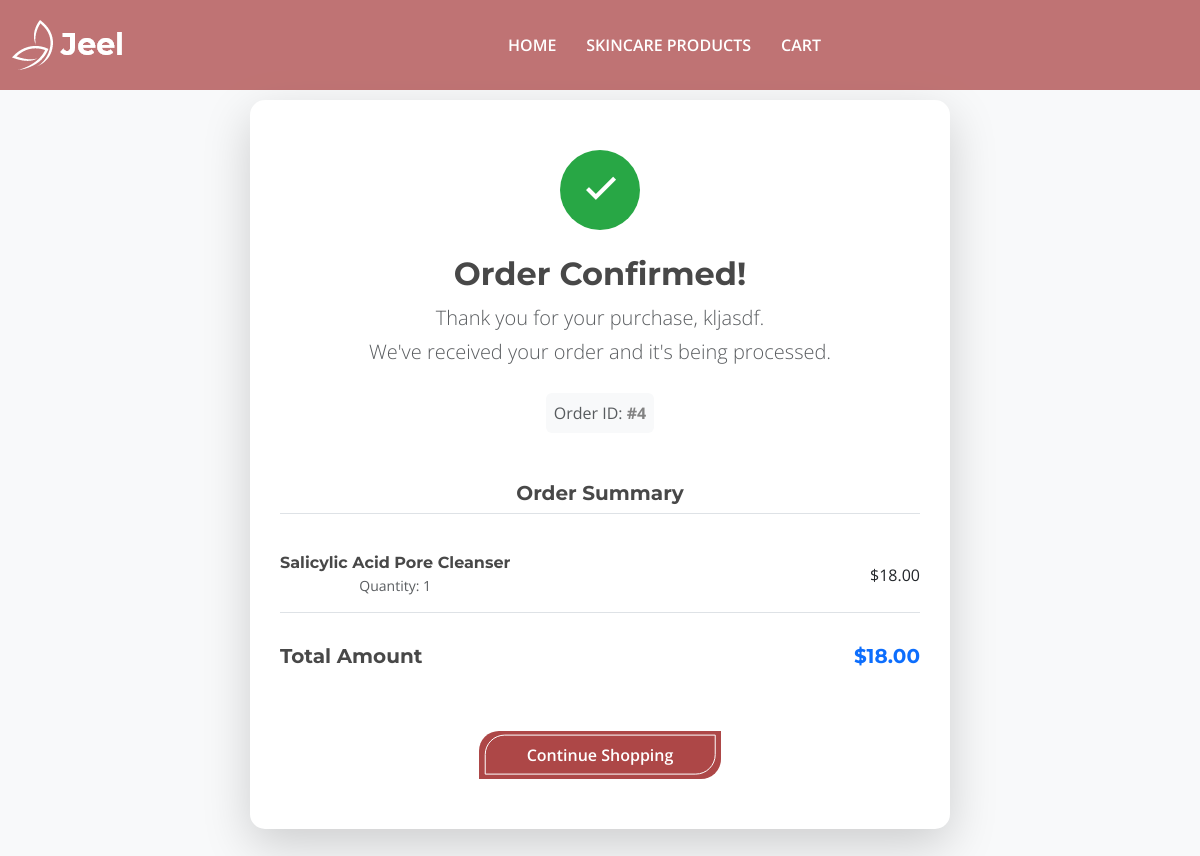
Page /order-success/4/ (signed in) on the committed database.
### app/models.py (models this page shows, shortened)
class Order(models.Model):
    STATUS_CHOICES = (
        ('Pending', 'Pending'),
        ('Paid', 'Paid'),
        ('Shipped', 'Shipped'),
        ('Cancelled', 'Cancelled'),
    )
    user = models.ForeignKey(User, on_delete=models.CASCADE)
    created_at = models.DateTimeField(auto_now_add=True)
    updated_at = models.DateTimeField(auto_now=True)
    status = models.CharField(max_length=20, choices=STATUS_CHOICES, default='Pending')
    total_amount = models.DecimalField(max_digits=10, decimal_places=2)
    full_name = models.CharField(max_length=100)
    email = models.EmailField()
    phone = models.CharField(max_length=20)
    address = models.TextField()
    city = models.CharField(max_length=100)
    zip_code = models.CharField(max_length=20)
    is_paid = models.BooleanField(default=False)

class OrderItem(models.Model):
    order = models.ForeignKey(Order, related_name='items', on_delete=models.CASCADE)
    product = models.ForeignKey(Product, on_delete=models.SET_NULL, null=True)
    price = models.DecimalField(max_digits=10, decimal_places=2) # Snapshot price
    quantity = models.PositiveIntegerField(default=1)
    def get_cost(self):
        return self.price * self.quantity

class Product(models.Model):
    name = models.CharField(max_length=200)
    brand = models.CharField(max_length=100, blank=True)
    price = models.DecimalField(max_digits=10, decimal_places=2)
    image = models.ImageField(upload_to='products/')
    description = models.TextField()
    ingredients = models.ManyToManyField(Ingredient, blank=True)
    skin_type_suitability = models.CharField(max_length=100, help_text="e.g. Oily, Dry, All")
    benefits = models.TextField(help_text="Key benefits of the product")
    created_at = models.DateTimeField(auto_now_add=True)
    qty=models.IntegerField(null=True)

### app/views.py (the view)
# urls.py: path('order-success/<int:order_id>/', views.order_success_view, name='order_success'),
@login_required
def order_success_view(request, order_id):
    try:
        order = Order.objects.get(id=order_id, user=request.user)
    except Order.DoesNotExist:
        return redirect('index')
    return render(request, 'order_success.html', {'order': order})

### app/templates/order_success.html (shortened to what this page needs)
<!DOCTYPE html>
<html lang="zxx">
{% load static %}
<head>
    <link rel="stylesheet" href="{% static 'assets/css/bootstrap.min.css' %}">
    <link rel="stylesheet" href="{% static 'assets/css/meanmenu.css' %}">
    <link rel="stylesheet" href="{% static 'assets/css/boxicons.min.css' %}">
    <link rel="stylesheet" href="{% static 'assets/css/style.css' %}">
    <link rel="stylesheet" href="{% static 'assets/css/responsive.css' %}">
    <link rel="stylesheet" href="{% static 'assets/css/theme-dark.css' %}">
</head>
<body>
    <div class="navbar-area sticky-top">
        <div class="main-nav two four">
            <div class="container-fluid">
                <nav class="navbar navbar-expand-md navbar-light">
                    <a class="navbar-brand" href="{% url 'index' %}">
                        <img src="{% static 'assets/images/logo.png' %}" alt="Logo">
                    </a>
                    <div class="collapse navbar-collapse mean-menu">
                        <ul class="navbar-nav">
                            <li class="nav-item"><a href="{% url 'index' %}" class="nav-link">HOME</a></li>
                            <li class="nav-item"><a href="{% url 'shop' %}" class="nav-link">SKINCARE PRODUCTS</a></li>
                            <li class="nav-item"><a href="{% url 'cart' %}" class="nav-link">CART</a></li>
                        </ul>
                    </div>
                </nav>
            </div>
        </div>
    </div>
    <div class="ptb-100 bg-light min-vh-100">
        <div class="container text-center">
            <div class="success-card shadow-lg">
                <div class="success-icon animate__animated animate__bounceIn">
                    <i class='bx bx-check'></i>
                </div>
                <h2 class="font-weight-bold mb-2">Order Confirmed!</h2>
                <p class="text-muted lead mb-4">Thank you for your purchase, {{ order.full_name }}.<br>We've received your order and it's being processed.</p>
                <div class="order-id-badge bg-light p-2 rounded d-inline-block mb-5">
                    <span class="text-muted">Order ID:</span> <strong>#{{ order.id }}</strong>
                </div>
                <div class="text-left">
                    <h5 class="mb-4 border-bottom pb-2">Order Summary</h5>
                    <ul class="list-group list-group-flush order-summary-list mb-4">
                        {% for item in order.items.all %}
                        <li class="list-group-item d-flex justify-content-between align-items-center">
                            <div>
                                <h6 class="mb-0">{{ item.product.name }}</h6>
                                <small class="text-muted">Quantity: {{ item.quantity }}</small>
                            </div>
                            <span class="font-weight-bold">${{ item.get_cost }}</span>
                        </li>
                        {% endfor %}
                        <li class="list-group-item d-flex justify-content-between mt-3">
                            <h5 class="mb-0">Total Amount</h5>
                            <h5 class="mb-0 text-primary">${{ order.total_amount }}</h5>
                        </li>
                    </ul>
                </div>
                <div class="mt-5">
                    <a href="{% url 'shop' %}" class="common-btn two btn-lg px-5">Continue Shopping</a>
                </div>
            </div>
        </div>
    </div>
</body>
</html>

### app/static/assets/css/meanmenu.css (style rules this page uses)
body { font-family:Oswald,sans-serif;padding:0;margin:0;font-size:15px;background-color:#f1f1f1 }
.main-nav { background:#000;position:absolute;top:0;left:0;padding-top:15px;padding-bottom:15px;width:100%;z-index:999;height:auto }
.navbar-light .navbar-brand,.navbar-light .navbar-brand:hover { color:#fff;font-weight:700;text-transform:uppercase }
.main-nav nav ul { padding:0;margin:0;list-style-type:none }
.main-nav nav .navbar-nav .nav-item { position:relative;padding:15px 0 }
.main-nav nav .navbar-nav .nav-item a { font-weight:500;font-size:16px;text-transform:uppercase;color:#fff;padding:0;margin-left:15px;margin-right:15px }

### app/templates/order_success.html (style rules this page uses)
.success-card { background: #fff; padding: 50px 30px; border-radius: 15px; box-shadow: 0 5px 25px rgba(0,0,0,0.05); max-width: 700px; margin: 0 auto; }
.success-icon { width: 80px; height: 80px; background: #28a745; color: #fff; font-size: 50px; line-height: 80px; border-radius: 50%; margin: 0 auto 25px; display: inline-block; }
.order-summary-list .list-group-item { border-left: none; border-right: none; padding: 15px 0; }

### rows in the picture
Order: full_name "kljasdf", id "4", total_amount "18.00"
OrderItem: product.name "Salicylic Acid Pore Cleanser", quantity "1", get_cost "18.00"
